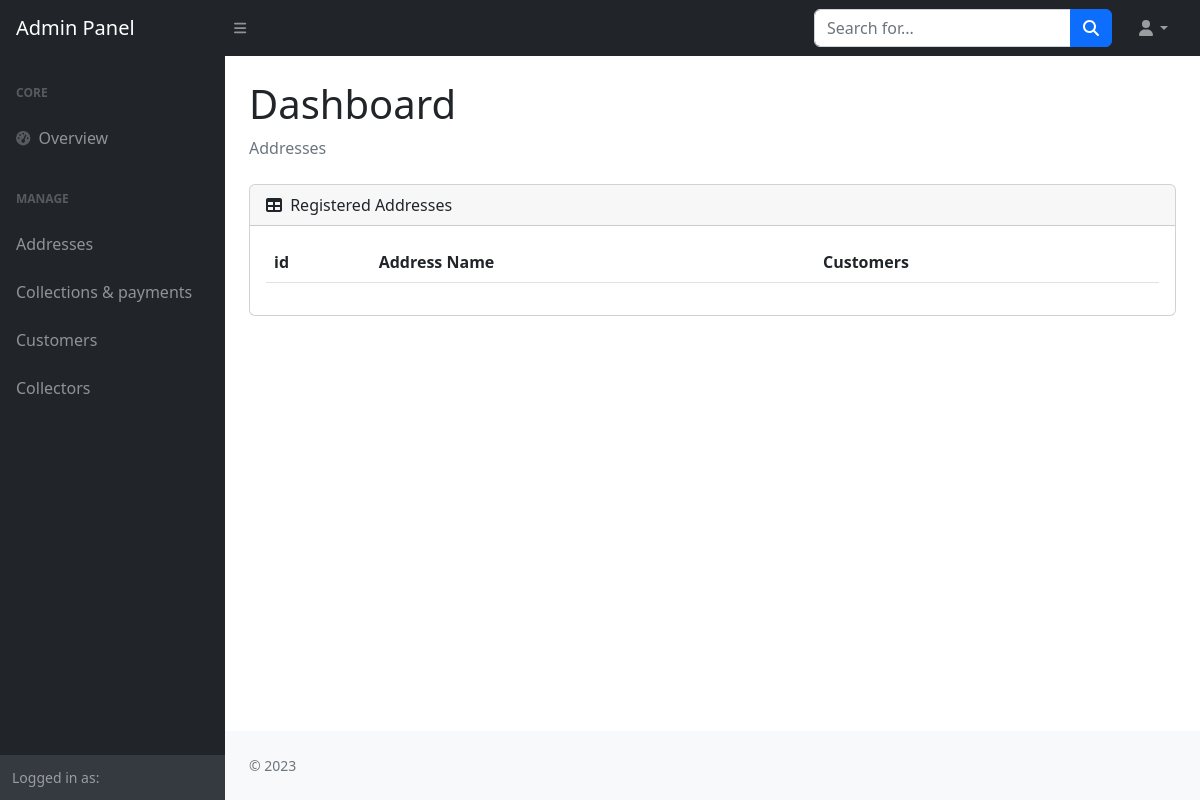
/addresses/, run on an earlier commit of the app's database.
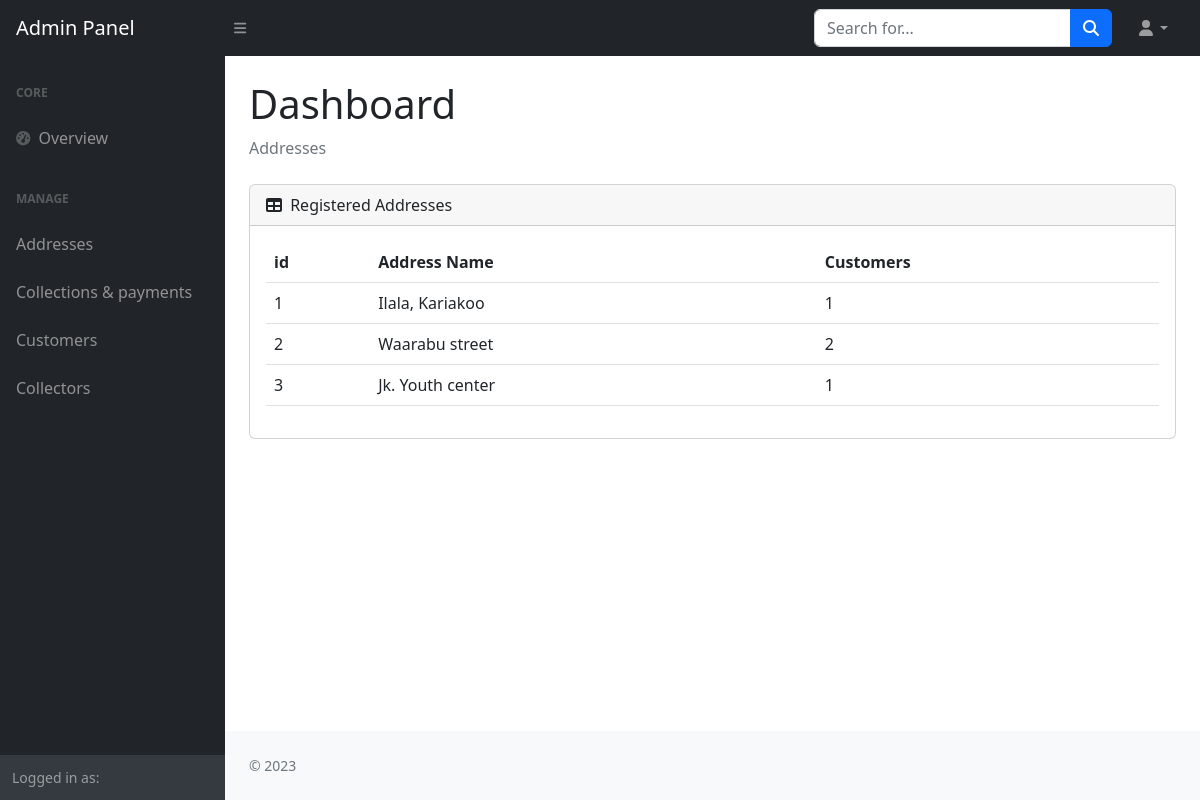
And on a later commit of the database.
### wms_app/models.py (models this page shows, shortened)
class Area(models.Model):
    name = models.CharField(max_length=100)

### wms_app/views.py (the view)
# urls.py: path('addresses/', address_view, name='addresses'),
def address_view(request):
    areas = Area.objects.all()
    area_data = []
    for area in areas:
        customers_count = Customer.objects.filter(address=area.id).count()
        area_data.append({'area': area, 'customer_count': customers_count})
    return render(request, 'dashboard/address.html', {'area_data': area_data})

### templates/dashboard/address.html (shortened to what this page needs)
{% extends 'dashboard/base.html' %}
{% load static %}
{% block body %}
<body class="sb-nav-fixed">
    <nav class="sb-topnav navbar navbar-expand navbar-dark bg-dark">
        <a class="navbar-brand ps-3" href="index.html">Admin Panel</a>
        <button class="btn btn-link btn-sm order-1 order-lg-0 me-4 me-lg-0" id="sidebarToggle" href="#!"><i class="fas fa-bars"></i></button>
        <form class="d-none d-md-inline-block form-inline ms-auto me-0 me-md-3 my-2 my-md-0">
            <div class="input-group">
                <input class="form-control" type="text" placeholder="Search for..." aria-label="Search for..." aria-describedby="btnNavbarSearch" />
                <button class="btn btn-primary" id="btnNavbarSearch" type="button"><i class="fas fa-search"></i></button>
            </div>
        </form>
        <ul class="navbar-nav ms-auto ms-md-0 me-3 me-lg-4">
            <li class="nav-item dropdown">
                <a class="nav-link dropdown-toggle" id="navbarDropdown" href="#" role="button" data-bs-toggle="dropdown" aria-expanded="false"><i class="fas fa-user fa-fw"></i></a>
            </li>
        </ul>
    </nav>
    <div id="layoutSidenav">
        {% include "dashboard/admin_side_panel.html" %}
        <div id="layoutSidenav_content">
            <main>
                <div class="container-fluid px-4">
                    <h1 class="mt-4">Dashboard</h1>
                    <ol class="breadcrumb mb-4">
                        <li class="breadcrumb-item active">Addresses</li>
                    </ol>
                    <div class="card mb-4">
                        <div class="card-header">
                            <i class="fas fa-table me-1"></i>
                            Registered Addresses
                        </div>
                        <div class="card-body">
                            <table id="" class='table'>
                                <thead>
                                    <tr>
                                        <th>id</th>
                                        <th>Address Name</th>
                                        <th>Customers</th>
                                    </tr>
                                </thead>
                                <tbody>
                                    {% for data in area_data %}
                                        <tr>
                                        <td>{{ data.area.id }}</td>
                                        <td>{{ data.area.name }}</td>
                                        <td>{{ data.customer_count }}</td>
                                        </tr>
                                    {% endfor %}
                                </tbody>
                            </table>
                        </div>
                    </div>
                </div>
            </main>
            <footer class="py-4 bg-light mt-auto">
                <div class="container-fluid px-4">
                    <div class="d-flex align-items-center justify-content-between small">
                        <div class="text-muted">&copy; 2023</div>
                    </div>
                </div>
            </footer>
        </div>
    </div>
</body>
{% endblock body %}

### templates/dashboard/base.html (shortened to what this page needs)
{% load static %}
<!DOCTYPE html>
<html lang="en">
    <head>
        <link href="https://cdn.jsdelivr.net/npm/simple-datatables@7.1.2/dist/style.min.css" rel="stylesheet" />
        <link href="{% static 'dashboard/css/styles.css' %}" rel="stylesheet" />
    </head>
    {% block body %}
    {% endblock body %}
</html>

### templates/dashboard/admin_side_panel.html (shortened to what this page needs)
<div id="layoutSidenav_nav">
    <nav class="sb-sidenav accordion sb-sidenav-dark" id="sidenavAccordion">
        <div class="sb-sidenav-menu">
            <div class="nav">
                <div class="sb-sidenav-menu-heading">Core</div>
                <a class="nav-link" href="/dashboard">
                    <div class="sb-nav-link-icon"><i class="fas fa-tachometer-alt"></i></div>
                    Overview
                </a>
                <div class="sb-sidenav-menu-heading">Manage</div>
                <a class="nav-link" href="/addresses">Addresses</a>
                <a class="nav-link" href="layout-sidenav-light.html">Collections & payments</a>
                <a class="nav-link" href="/customers">Customers</a>
                <a class="nav-link" href="/collector">Collectors</a>
            </div>
        </div>
        <div class="sb-sidenav-footer">
            <div class="small">Logged in as:</div>
        </div>
    </nav>
</div>

What changed in the data, as far as the page shows it:
added Area: area.id "1", area.name "Ilala, Kariakoo", customer_count "1"
added Area: area.id "2", area.name "Waarabu street", customer_count "2"
added Area: area.id "3", area.name "Jk. Youth center", customer_count "1"
